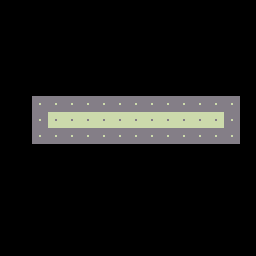

This game map was drawn from its Tiled (.tmx) file and the tilesets committed beside it. A one-line description and the full map source follow:
An orthogonal 16x16 tile map with 16x16 px tiles, 2 tile layers (Ground, Walls), 2 tilesets and 4 objects (switch_door_0).

<map version="1.2" tiledversion="1.2.4" orientation="orthogonal" renderorder="right-down" width="16" height="16" tilewidth="16" tileheight="16" infinite="0" nextlayerid="4" nextobjectid="9">
 <tileset firstgid="1" source="level-tiles.tsx" />
 <tileset firstgid="65" source="player.tsx" />
 <layer id="1" name="Ground" width="16" height="16">
  <data encoding="csv">
0,0,0,0,0,0,0,0,0,0,0,0,0,0,0,0,
0,0,0,0,0,0,0,0,0,0,0,0,0,0,0,0,
0,0,0,0,0,0,0,0,0,0,0,0,0,0,0,0,
0,0,0,0,0,0,0,0,0,0,0,0,0,0,0,0,
0,0,0,0,0,0,0,0,0,0,0,0,0,0,0,0,
0,0,0,0,0,0,0,0,0,0,0,0,0,0,0,0,
0,0,0,0,0,0,0,0,0,0,0,0,0,0,0,0,
0,0,0,2,2,2,2,2,2,2,2,2,2,2,0,0,
0,0,0,0,0,0,0,0,0,0,0,0,0,0,0,0,
0,0,0,0,0,0,0,0,0,0,0,0,0,0,0,0,
0,0,0,0,0,0,0,0,0,0,0,0,0,0,0,0,
0,0,0,0,0,0,0,0,0,0,0,0,0,0,0,0,
0,0,0,0,0,0,0,0,0,0,0,0,0,0,0,0,
0,0,0,0,0,0,0,0,0,0,0,0,0,0,0,0,
0,0,0,0,0,0,0,0,0,0,0,0,0,0,0,0,
0,0,0,0,0,0,0,0,0,0,0,0,0,0,0,0
</data>
 </layer>
 <layer id="2" name="Walls" width="16" height="16">
  <data encoding="csv">
0,0,0,0,0,0,0,0,0,0,0,0,0,0,0,0,
0,0,0,0,0,0,0,0,0,0,0,0,0,0,0,0,
0,0,0,0,0,0,0,0,0,0,0,0,0,0,0,0,
0,0,0,0,0,0,0,0,0,0,0,0,0,0,0,0,
0,0,0,0,0,0,0,0,0,0,0,0,0,0,0,0,
0,0,0,0,0,0,0,0,0,0,0,0,0,0,0,0,
0,0,1,1,1,1,1,1,1,1,1,1,1,1,1,0,
0,0,1,0,0,0,0,0,0,0,0,0,0,0,1,0,
0,0,1,1,1,1,1,1,1,1,1,1,1,1,1,0,
0,0,0,0,0,0,0,0,0,0,0,0,0,0,0,0,
0,0,0,0,0,0,0,0,0,0,0,0,0,0,0,0,
0,0,0,0,0,0,0,0,0,0,0,0,0,0,0,0,
0,0,0,0,0,0,0,0,0,0,0,0,0,0,0,0,
0,0,0,0,0,0,0,0,0,0,0,0,0,0,0,0,
0,0,0,0,0,0,0,0,0,0,0,0,0,0,0,0,
0,0,0,0,0,0,0,0,0,0,0,0,0,0,0,0
</data>
 </layer>
 <objectgroup id="3" name="Objects">
  <object id="5" gid="41" x="208" y="128" width="16" height="16">
   <properties>
    <property name="next_level" value="level5" />
   </properties>
  </object>
  <object id="6" gid="25" x="128" y="128" width="16" height="16">
   <properties>
    <property name="targets" value="switch_door_0" />
   </properties>
  </object>
  <object id="7" name="switch_door_0" gid="27" x="160" y="128" width="16" height="16" />
  <object id="8" gid="65" x="48" y="128" width="12" height="12" />
 </objectgroup>
</map>
